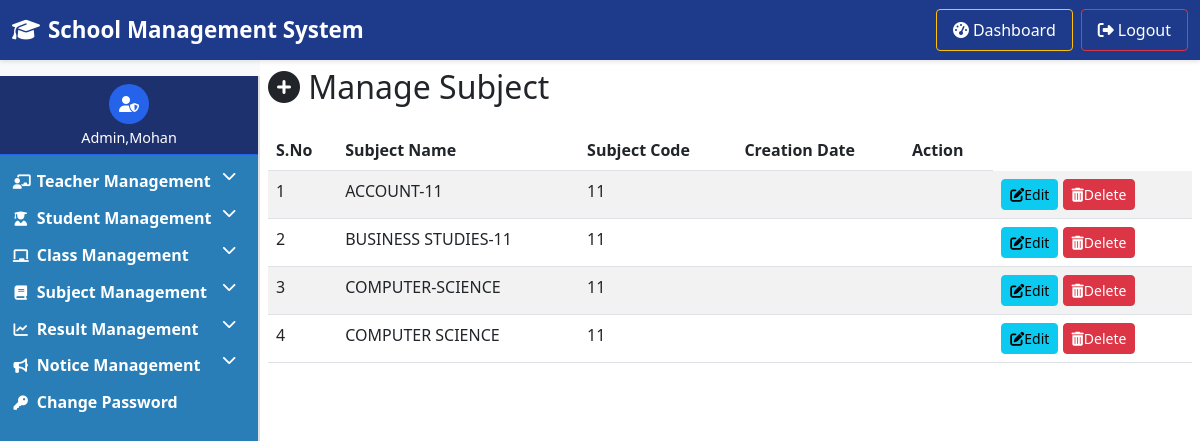
/m_subject/, run on the app's committed database.
### academics/subjects_app/models.py (models this page shows, shortened)
class CreateSubject(models.Model):
    subject_name_model = models.CharField(max_length=50)
    subject_code_model = models.CharField(max_length=10)
    Subject_max_marks_model=models.PositiveIntegerField(default=100)
    createsubject_fk_createclassmodel= models.ForeignKey(CreateClassModel, on_delete=models.SET_NULL, null=True)

### academics/subjects_app/views.py (the view, shortened to what this page needs)
# urls.py: path('m_subject/',manage_subject,name='managesubject'),
def manage_subject(request):
    classes=CreateSubject.objects.all()
    return render(request,'subject/managesubject.html',{'classes':classes})

### academics/subjects_app/templates/subject/managesubject.html (shortened to what this page needs)
{% extends 'accounts/base_admin.html' %}
{%block abc%}
<div>
    <h2 class="mb-4"><i class="fas fa-plus-circle"></i> Manage Subject</h2>
    <table class="table table-border text-dark text-white table-striped">
        <thead class="bg-secondary text-dark">
            <tr>
                <th>S.No</th> <th>Subject Name</th><th>Subject Code</th><th>Creation Date</th><th>Action</th>
            </tr>
        </thead>
        <tbody>
            {%for c in classes%}
            <tr>
                <td>{{forloop.counter}}</td>
                <td style="text-transform: uppercase;">{{c.subject_name_model}}</td>
                <td style="text-transform: uppercase;">{{c.subject_code_model}}</td>
                <td style="text-transform: uppercase;">{{c.creation_date_model}} </td>
                <td style="text-transform: uppercase;">{{c.update_code_model}}</td>
                <td>
                    <a href="{#% url 'editsubject' c.id%}" class="btn btn-info btn-sm"><i class="fas fa-edit"></i>Edit</a>
                    <a href="?delete={{c.id}}" onclick="return confirm('Are you sure you want to Delete?')"
                        class="btn btn-danger btn-sm"><i class="fas fa-trash-alt"></i>Delete</a>
                </td>
            </tr>
            {% empty %}
            <tr>
                <td colspan="6"> No Record Found</td>
            </tr>
            {% endfor %}
        </tbody>
    </table>
</div>
{% endblock %}

### dashboard_layout_app/templates/accounts/base_admin.html (style rules this page uses)
* { margin: 0; padding: 0; box-sizing: border-box; }
body { font-family: 'Segoe UI', Tahoma, Geneva, Verdana, sans-serif; background: #f8f9fa; min-height: 100vh; }

### data on the page
CreateSubject: subject_name_model "ACCOUNT-11", subject_code_model "11"
CreateSubject: subject_name_model "BUSINESS STUDIES-11", subject_code_model "11"
CreateSubject: subject_name_model "COMPUTER-SCIENCE", subject_code_model "11"
CreateSubject: subject_name_model "COMPUTER SCIENCE", subject_code_model "11"
